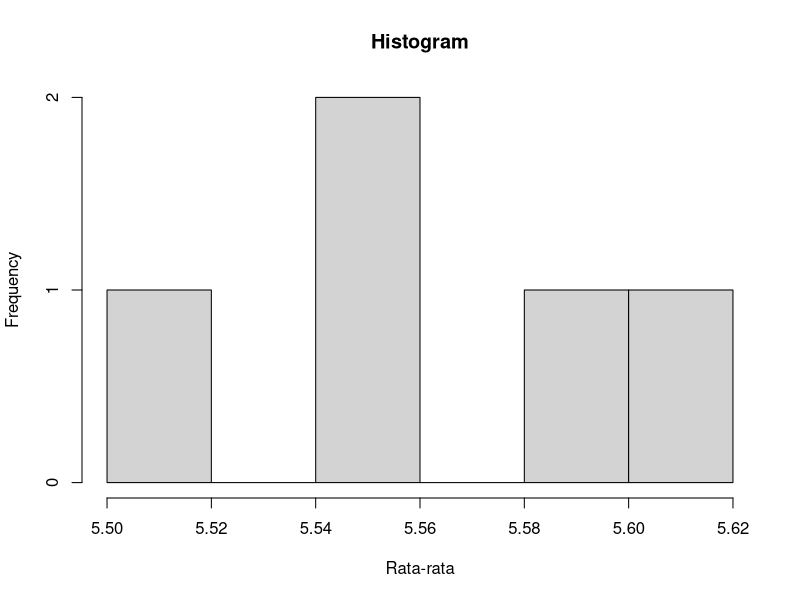

The R script that drew this image:
  #install.packages("dplyr") 
  #install.packages("tidyr")
  library(dplyr)
  library(tidyr)

  set.seed(10) #mengunci bilangan acak agar muncul konsisten
  dfk = data.frame(matrix(ncol = 100, nrow = 100)) #membuat data frame kosong dengan dimensi 100x100
  
  names_kluster = c() #membuat nama kolom kluster kosong
  for (i in 1:100) {
    names_kluster= c(names_kluster, paste0("kluster",i))
  } # membuat nama kolum kluster1 s/d kluster100
  
  colnames(dfk) <- names_kluster #mengganti nama kolom
   
  data_populasi = sample(1:10, 10000, replace=T) #membuat bilangan random
  mean(data_populasi) #menghitung rata-rata
  
  batas_bawah<- seq(1, 10000, by = 100) # batas bawah untuk manipulasi bentuk
  batas_atas <- seq(100, 10000, 100) #
  
  
  for (i in 1:100) {
      dfk[,i] = data_populasi[batas_bawah[i]:batas_atas[i]]
  } #mengisi data frame dfk yang kosong 
  
  ### kluster 10
  pengambilan_10_kluster = sample(1:100, 10) #membuat bilangan random untuk kolom
  pengambilan_10_kluster
  data_10_kluster = dfk[pengambilan_10_kluster]
  
  sigma_rata_10 = 0
  for (i in 1:10) {
    sigma_rata_10 = sigma_rata_10 + mean(data_10_kluster[,i])
  }
  rata_rata10 <- sigma_rata_10/10
  
  ### 20 kluster
  pengambilan_20_kluster = sample(1:100, 20)
  data_20_kluster = dfk[pengambilan_20_kluster]
  
  sigma_rata_20 = 0
  for (i in 1:20) {
    sigma_rata_20 = sigma_rata_20 + mean(data_20_kluster[,i])
  }
  rata_rata20 <- sigma_rata_20/20
  
  ### kluster 30
  pengambilan_30_kluster = sample(1:100, 30)
  data_30_kluster = dfk[pengambilan_30_kluster]
  
  sigma_rata_30 = 0
  for (i in 1:30) {
    sigma_rata_30 = sigma_rata_30 + mean(data_30_kluster[,i])
  }
  rata_rata30 <- sigma_rata_30/30
  
  ### kluster 40
  pengambilan_40_kluster = sample(1:100, 40)
  data_40_kluster = dfk[pengambilan_40_kluster]
  
  sigma_rata_40 = 0
  for (i in 1:40) {
    sigma_rata_40 = sigma_rata_40 + mean(data_40_kluster[,i])
  }
  rata_rata40 <- sigma_rata_40/40
  
  ### kluster 50
  pengambilan_50_kluster = sample(1:100, 50)
  data_50_kluster = dfk[pengambilan_50_kluster]
  
  sigma_rata_50 = 0
  for (i in 1:50) {
    sigma_rata_50 = sigma_rata_50 + mean(data_50_kluster[,i])
  }
  rata_rata50 <- sigma_rata_50/50
  
  ##hist
  hist(c(rata_rata10, rata_rata20, rata_rata30, rata_rata40, rata_rata50), main = "Histogram", xlab="Rata-rata")
  #### proporsi
  set.seed(10)
  populasi_proporsi<-sample(x=c("negatif","netral","positif"), size=10000, replace = T)
  populasi_proporsi_df <- as.data.frame(populasi_proporsi)
  
  prop_negatif <- populasi_proporsi_df[populasi_proporsi_df$populasi_proporsi == 'negatif', ]
  length(prop_negatif)/10000
  prop_netral <- populasi_proporsi_df[populasi_proporsi_df$populasi_proporsi == 'netral', ]
  length(prop_netral)/10000
  prop_positif <- populasi_proporsi_df[populasi_proporsi_df$populasi_proporsi == 'positif', ]
  length(prop_negatif)
  
  dfk_prop = data.frame(matrix(ncol = 100, nrow = 100))
  
  names_kluster = c()
  for (i in 1:100) {
    names_kluster= c(names_kluster, paste0("kluster",i))
  }
  
  colnames(dfk_prop) <- names_kluster
  
  batas_bawah<- seq(1, 10000, by = 100)
  batas_atas <- seq(100, 10000, 100)
  
  
  for (i in 1:100) {
    dfk_prop[,i] = populasi_proporsi[batas_bawah[i]:batas_atas[i]]
  }
  
  ### kluster 10
  pengambilan_10_kluster = sample(1:100, 10)
  pengambilan_10_kluster
  data_10_kluster <- dfk_prop[pengambilan_10_kluster]
  
  data_10_kluster = data_10_kluster %>% gather("kluster", "Nilai") %>% count(Nilai)
  data_10_kluster %>% group_by(Nilai) %>% summarise(prop = n/1000)
  
  ### kluster 20
  pengambilan_20_kluster = sample(1:100, 20)
  pengambilan_20_kluster
  data_20_kluster <- dfk_prop[pengambilan_20_kluster]
  
  data_20_kluster <- data_20_kluster %>% gather("kluster", "Nilai") %>% count(Nilai)
  data_20_kluster %>% group_by(Nilai) %>% summarise(prop = n/2000)
